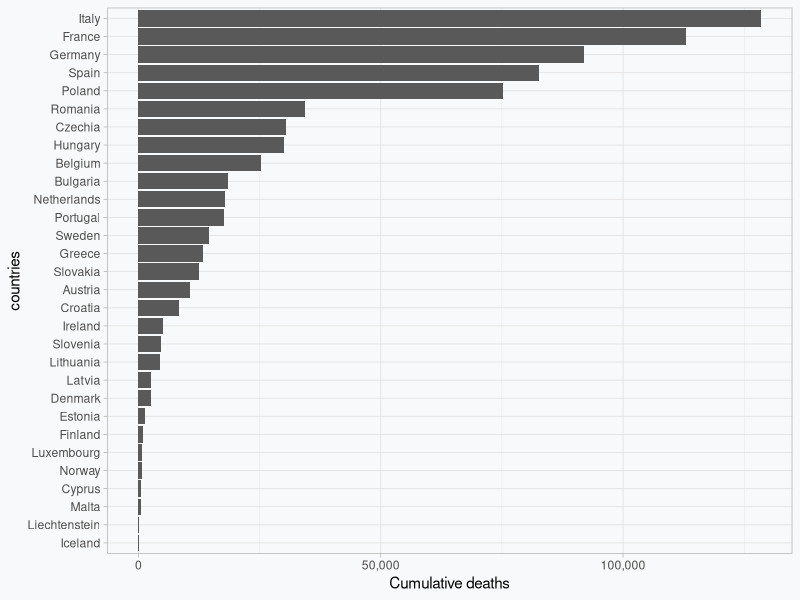
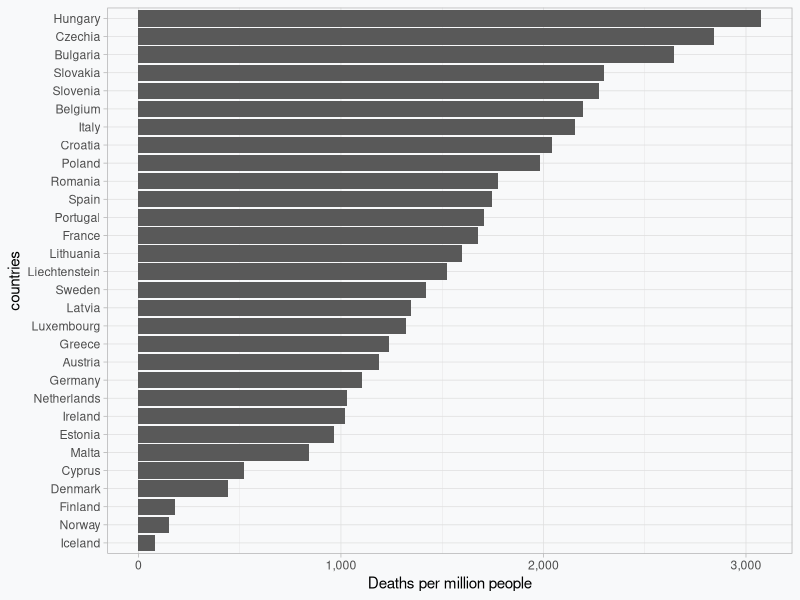
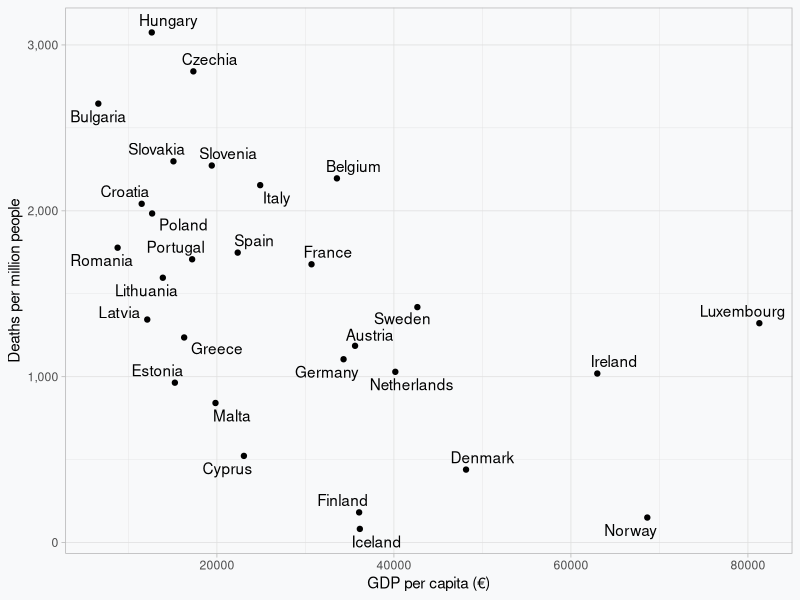
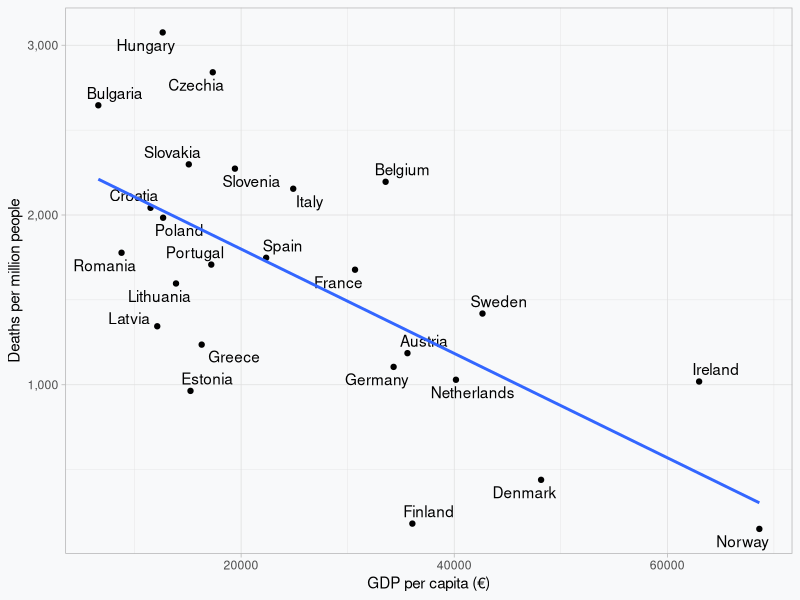

Recreate these plots in R, in order.
## ---- chunk 1
knitr::opts_chunk$set(message = FALSE, warning=FALSE)
## ---- chunk 2
#library(lubridate)         # for working with dates
#library(palmerpenguins)    # for palmer penguin data
#library(remotes)         # for installing package from GitHub
#remotes::install_github("llendway/gardenR") # run if package is not already installed
#library(gardenR)           # for Lisa's garden data
#theme_set(theme_minimal()) # my favorite ggplot theme
## ---- chunk 3
library(tidyverse)         # for graphing and data cleaning
library(kableExtra)        # for better tables
library(scales)

#read the dataset into “R”. The dataset will be called "data".
data <- read.csv("covid-data.csv")

#extract cumulative deaths and cases for each EU country for which data is available
q <- data %>% 
  group_by(countries) %>% 
  summarize(deaths = sum(deaths),
            cases = sum(cases)) %>% 
  arrange(desc(deaths))

#plot the table
kbl(q) %>%
   kable_styling(bootstrap_options = c("responsive"))

q$countries <- factor(q$countries, levels = q$countries[order(q$deaths)])

z <- ggplot(data = q, mapping = aes(x = deaths, y = countries)) +
  geom_bar(stat='identity') +
  theme_light() +
  theme(panel.background = element_rect(fill = "#F8F9FA", colour = "#F8F9FA"), plot.background = element_rect(fill = "#F8F9FA", colour = "#F8F9FA")) +
  scale_x_continuous(name = "Cumulative deaths", labels = comma)

z
## ---- chunk 4
library(tidyverse)
library(kableExtra)
library(scales)

data <- read.csv("covid-data.csv")

q <-  data %>% 
  group_by(countries,population) %>% 
  summarize(deaths = sum(deaths))

q <- tibble(countries = q$countries, deaths_pm = q$deaths/q$population*1000000) %>%
  arrange(desc(deaths_pm)) 

q$countries <- factor(q$countries, levels = q$countries[order(q$deaths_pm)])

#create a bar plot of the data above
z <- ggplot(data = q, mapping = aes(x = deaths_pm, y = countries)) +
  geom_bar(stat='identity') +
  theme_light() +
  theme(panel.background = element_rect(fill = "#F8F9FA", colour = "#F8F9FA"), plot.background = element_rect(fill = "#F8F9FA", colour = "#F8F9FA")) +
  scale_x_continuous(name = "Deaths per million people", labels = comma)

#show the plot
z
## ---- chunk 5
library(tidyverse)
library(kableExtra)
library(scales)
library(ggrepel)

data <- read.csv("covid-data.csv")
gdp_data <- read.csv("gdp-europe.csv")
merged_data <- merge(data, gdp_data, by = "countries")

q <- merged_data %>% 
  group_by(countries,gdp_pp,population) %>% 
  summarize(deaths = sum(deaths))

q <- tibble(countries = q$countries, gdp_pp = q$gdp_pp, deaths_pm = q$deaths/q$population*1000000)

t = ggplot(data = q, mapping = aes(x = gdp_pp, y = deaths_pm)) +
  geom_point() + 
  geom_text_repel(aes(label=countries)) +
  theme_light() +
  scale_x_continuous(name = "GDP per capita (€)") +
  scale_y_continuous(name = "Deaths per million people", labels = comma) +
  theme(panel.background = element_rect(fill = "#F8F9FA", colour = "#F8F9FA"), plot.background = element_rect(fill = "#F8F9FA", colour = "#F8F9FA"))

t 
## ---- chunk 6
library(tidyverse)
library(kableExtra)
library(scales)
library(ggrepel)

data <- read.csv("covid-data.csv")
gdp_data <- read.csv("gdp-europe.csv")
merged_data <- merge(data, gdp_data, by = "countries")

#countries with a population size smaller than one million
c_one_m <- unique(merged_data[which(merged_data$population < 1000000), ]$countries)
c_one_m <- paste(c_one_m, collapse = ", ")
print(paste(" The countries with a population size less than one million are", c_one_m, sep = " "))

#new data set with only countries with a population size over one million
merged_data <- merged_data[(merged_data$population > 1000000), ]

#create a table 
q <- merged_data %>% 
  group_by(countries,gdp_pp,population) %>% 
  summarize(deaths = sum(deaths))

#new table with added column "deaths per million people"
q <- tibble(countries = q$countries, gdp_pp = q$gdp_pp, deaths_pm = q$deaths/q$population*1000000)

# create plot
t <- ggplot(data = q, mapping = aes(x = gdp_pp, y = deaths_pm)) +
  geom_point() + 
  geom_text_repel(aes(label=countries)) +
  theme_light() +
  scale_x_continuous(name = "GDP per capita (€)") +
  scale_y_continuous(name = "Deaths per million people", labels = comma) +
  theme(panel.background = element_rect(fill = "#F8F9FA", colour = "#F8F9FA"), plot.background = element_rect(fill = "#F8F9FA", colour = "#F8F9FA"))


#add to the graph the line of best fit derived from the linear regression
u <- t +
  geom_smooth(method='lm', formula= y~x, se = FALSE)

u

#perform linear regression
m <- lm(deaths_pm ~ gdp_pp, # How does deaths_pm depend on (~) gdp_pp
        data = q) # Look in "q" for the variables

# print summary of linear regression
print(summary(m))
